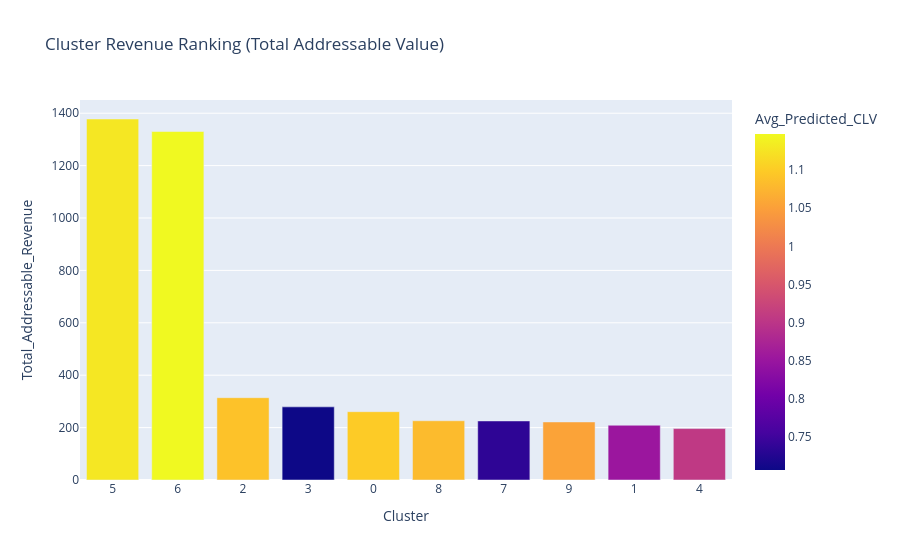

The notebook cell this image was saved under:
### Markdown cell above
## 7. Cluster Economic Ranking & Prioritisation
Aggregating the CLV predictions to rank all 10 clusters by Expected Total Addressable Revenue.

### Code cell
# Phase 4: Table 1 - Cluster Revenue Ranking
# Aggregate over clusters
cluster_ranking = df.groupby("Cluster").agg(
    Cluster_Size=("Cluster", "count"),
    Avg_Predicted_CLV=("Predicted_CLV", "mean"),
    Avg_Churn_Risk=("Churn_Risk", "mean")
).reset_index()

# Total Addressable Revenue (TAR)
cluster_ranking["Total_Addressable_Revenue"] = cluster_ranking["Avg_Predicted_CLV"] * cluster_ranking["Cluster_Size"] * (1 - cluster_ranking["Avg_Churn_Risk"])
cluster_ranking = cluster_ranking.sort_values(by="Total_Addressable_Revenue", ascending=False).reset_index(drop=True)

display(cluster_ranking)

# Plot
fig3 = px.bar(cluster_ranking, x="Cluster", y="Total_Addressable_Revenue",
             title="Cluster Revenue Ranking (Total Addressable Value)",
             color="Avg_Predicted_CLV",
             hover_data=["Cluster_Size", "Avg_Churn_Risk"])
fig3.update_layout(xaxis_type='category')
fig3.show()

### Figure 1 — Plotly figure (JSON) as saved in the notebook; plotly's stock layout.template omitted (floating-point values rounded to 4 significant figures)
{"data": [{"customdata": [[1314.0, 0.07055], [1248.0, 0.07115], [313.0, 0.07907], [468.0, 0.1561], [256.0, 0.07324], [228.0, 0.08224], [359.0, 0.1461], [229.0, 0.08231], [286.0, 0.143], [249.0, 0.1301]], "hovertemplate": "Cluster=%{x}<br>Total_Addressable_Revenue=%{y}<br>Cluster_Size=%{customdata[0]}<br>Avg_Churn_Risk=%{customdata[1]}<br>Avg_Predicted_CLV=%{marker.color}<extra></extra>", "legendgroup": "", "marker": {"color": [1.128, 1.147, 1.09, 0.7068, 1.099, 1.081, 0.7353, 1.054, 0.8524, 0.9062], "coloraxis": "coloraxis", "pattern": {"shape": ""}}, "name": "", "orientation": "v", "showlegend": false, "textposition": "auto", "type": "bar", "x": [5, 6, 2, 3, 0, 8, 7, 9, 1, 4], "xaxis": "x", "y": [1378.0, 1330.0, 314.2, 279.2, 260.8, 226.2, 225.4, 221.6, 208.9, 196.3], "yaxis": "y"}], "layout": {"barmode": "relative", "coloraxis": {"colorbar": {"title": {"text": "Avg_Predicted_CLV"}}, "colorscale": [[0, "#0d0887"], [0.1111, "#46039f"], [0.2222, "#7201a8"], [0.3333, "#9c179e"], [0.4444, "#bd3786"], [0.5556, "#d8576b"], [0.6667, "#ed7953"], [0.7778, "#fb9f3a"], [0.8889, "#fdca26"], [1, "#f0f921"]]}, "legend": {"tracegroupgap": 0}, "title": {"text": "Cluster Revenue Ranking (Total Addressable Value)"}, "xaxis": {"anchor": "y", "domain": [0, 1], "title": {"text": "Cluster"}, "type": "category"}, "yaxis": {"anchor": "x", "domain": [0, 1], "title": {"text": "Total_Addressable_Revenue"}}}}
